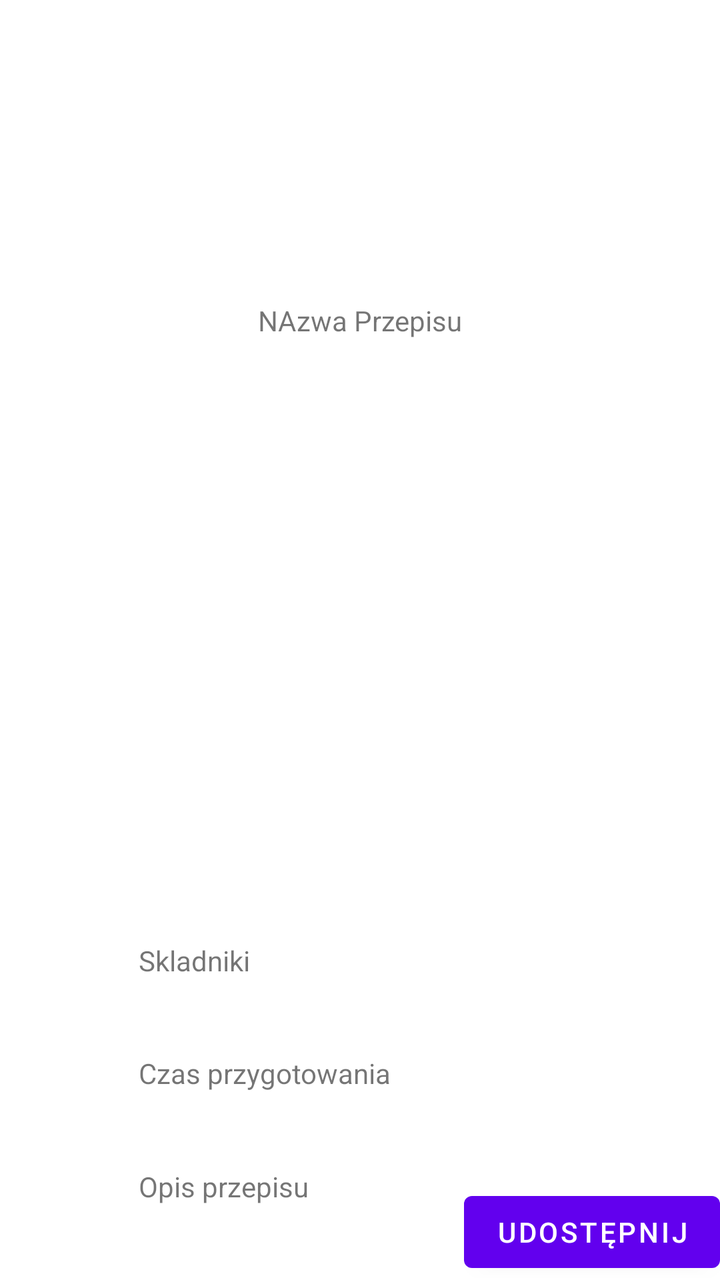
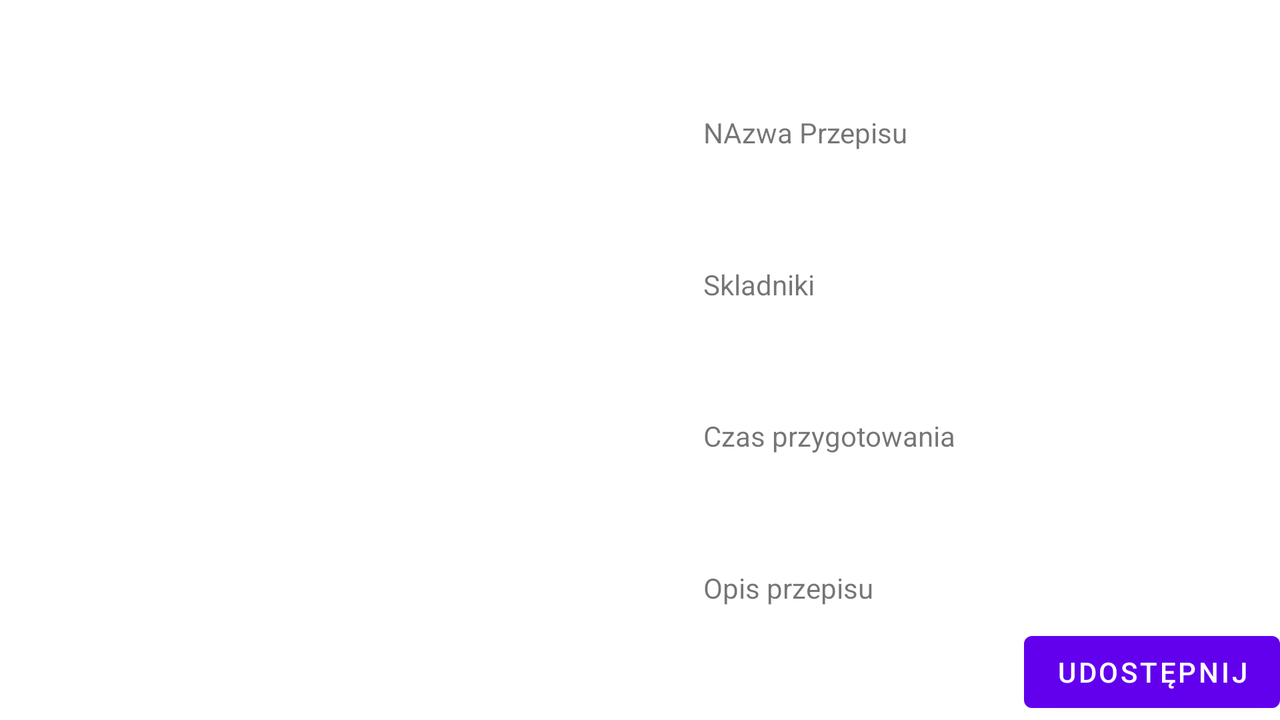

First picture: res/layout/ on a phone held upright. Second picture: the repository's own variant of that layout, on a device whose configuration matches the variant's folder. Source for both follows.
<!-- AndroidManifest.xml: application theme Theme.Listy3p2 -->
<!-- res/layout/activity_przepis.xml -->
<?xml version="1.0" encoding="utf-8"?>
<androidx.constraintlayout.widget.ConstraintLayout xmlns:android="http://schemas.android.com/apk/res/android"
    xmlns:app="http://schemas.android.com/apk/res-auto"
    xmlns:tools="http://schemas.android.com/tools"
    android:layout_width="match_parent"
    android:layout_height="match_parent"
    tools:context=".PrzepisActivity">

    <TextView
        android:id="@+id/textView2"
        android:layout_width="wrap_content"
        android:layout_height="wrap_content"
        android:text="NAzwa Przepisu"
        app:layout_constraintStart_toStartOf="parent"
        app:layout_constraintEnd_toEndOf="parent"
        app:layout_constraintTop_toTopOf="parent"
        app:layout_constraintBottom_toTopOf="@id/imageView"

        />

    <ImageView
        android:id="@+id/imageView"
        android:layout_width="0dp"
        android:layout_height="wrap_content"
        app:srcCompat="@drawable/makowiec"
        android:adjustViewBounds="true"
        app:layout_constraintStart_toStartOf="parent"
        app:layout_constraintEnd_toEndOf="parent"
        app:layout_constraintTop_toBottomOf="@id/textView2"
        app:layout_constraintBottom_toTopOf="@id/textView3"
        />

    <TextView
        android:id="@+id/textView3"
        android:layout_width="wrap_content"
        android:layout_height="wrap_content"
        android:text="Skladniki"
        app:layout_constraintBottom_toBottomOf="parent"
        app:layout_constraintEnd_toEndOf="parent"
        app:layout_constraintHorizontal_bias="0.228"
        app:layout_constraintStart_toStartOf="parent"
        app:layout_constraintTop_toBottomOf="@id/imageView"

        />

    <Button
        android:id="@+id/button2"
        android:layout_width="wrap_content"
        android:layout_height="wrap_content"
        android:text="Udostępnij"
        app:layout_constraintBottom_toBottomOf="parent"
        app:layout_constraintEnd_toEndOf="parent" />

    <TextView
        android:id="@+id/textView4"
        android:layout_width="wrap_content"
        android:layout_height="wrap_content"
        android:text="Czas przygotowania"
        app:layout_constraintStart_toStartOf="@id/textView3"
        app:layout_constraintTop_toBottomOf="@id/textView3"
        app:layout_constraintBottom_toTopOf="@id/textView5"
        />

    <TextView
        android:id="@+id/textView5"
        android:layout_width="wrap_content"
        android:layout_height="wrap_content"
        android:text="Opis przepisu"
        app:layout_constraintStart_toStartOf="@id/textView3"
        app:layout_constraintTop_toBottomOf="@id/textView4"
        app:layout_constraintBottom_toBottomOf="parent"
        />
</androidx.constraintlayout.widget.ConstraintLayout>
<!-- resources referenced by this layout -->
<resources>
  <style name="Theme.Listy3p2" parent="Theme.MaterialComponents.DayNight.DarkActionBar">
          
          <item name="colorPrimary">@color/purple_500</item>
          <item name="colorPrimaryVariant">@color/purple_700</item>
          <item name="colorOnPrimary">@color/white</item>
          
          <item name="colorSecondary">@color/teal_200</item>
          <item name="colorSecondaryVariant">@color/teal_700</item>
          <item name="colorOnSecondary">@color/black</item>
          
          <item name="android:statusBarColor">?attr/colorPrimaryVariant</item>
          
      </style>
</resources>
<!-- res/layout-land/activity_przepis.xml (the repository's variant of the layout above) -->
<!-- drawn on the phone turned sideways -->
<?xml version="1.0" encoding="utf-8"?>
<androidx.constraintlayout.widget.ConstraintLayout xmlns:android="http://schemas.android.com/apk/res/android"
    xmlns:app="http://schemas.android.com/apk/res-auto"
    xmlns:tools="http://schemas.android.com/tools"
    android:layout_width="match_parent"
    android:layout_height="match_parent"
    tools:context=".PrzepisActivity">

    <TextView
        android:id="@+id/textView2"
        android:layout_width="wrap_content"
        android:layout_height="wrap_content"

        android:text="NAzwa Przepisu"
        app:layout_constraintEnd_toEndOf="parent"
        app:layout_constraintHorizontal_bias="0.218"
app:layout_constraintBottom_toTopOf="@id/textView3"
        app:layout_constraintStart_toEndOf="@id/imageView"
        app:layout_constraintTop_toTopOf="parent" />

    <ImageView
        android:id="@+id/imageView"
        android:layout_width="300dp"
        android:layout_height="0dp"
        app:srcCompat="@drawable/makowiec"
        android:adjustViewBounds="true"
       app:layout_constraintStart_toStartOf="parent"
        app:layout_constraintTop_toTopOf="parent"
        app:layout_constraintBottom_toBottomOf="parent"
        />

    <TextView
        android:id="@+id/textView3"
        android:layout_width="wrap_content"
        android:layout_height="wrap_content"
        android:text="Skladniki"
        app:layout_constraintBottom_toTopOf="@id/textView4"
        app:layout_constraintStart_toStartOf="@id/textView2"
        app:layout_constraintTop_toBottomOf="@id/textView2"

        />

    <Button
        android:id="@+id/button2"
        android:layout_width="wrap_content"
        android:layout_height="wrap_content"
        android:text="Udostępnij"
        app:layout_constraintBottom_toBottomOf="parent"
        app:layout_constraintEnd_toEndOf="parent" />

    <TextView
        android:id="@+id/textView4"
        android:layout_width="wrap_content"
        android:layout_height="wrap_content"
        android:text="Czas przygotowania"
        app:layout_constraintStart_toStartOf="@id/textView3"
        app:layout_constraintTop_toBottomOf="@id/textView3"
        app:layout_constraintBottom_toTopOf="@id/textView5"
        />

    <TextView
        android:id="@+id/textView5"
        android:layout_width="wrap_content"
        android:layout_height="wrap_content"
        android:text="Opis przepisu"
        app:layout_constraintStart_toStartOf="@id/textView3"
        app:layout_constraintTop_toBottomOf="@id/textView4"
        app:layout_constraintBottom_toBottomOf="parent"
        />
</androidx.constraintlayout.widget.ConstraintLayout>
